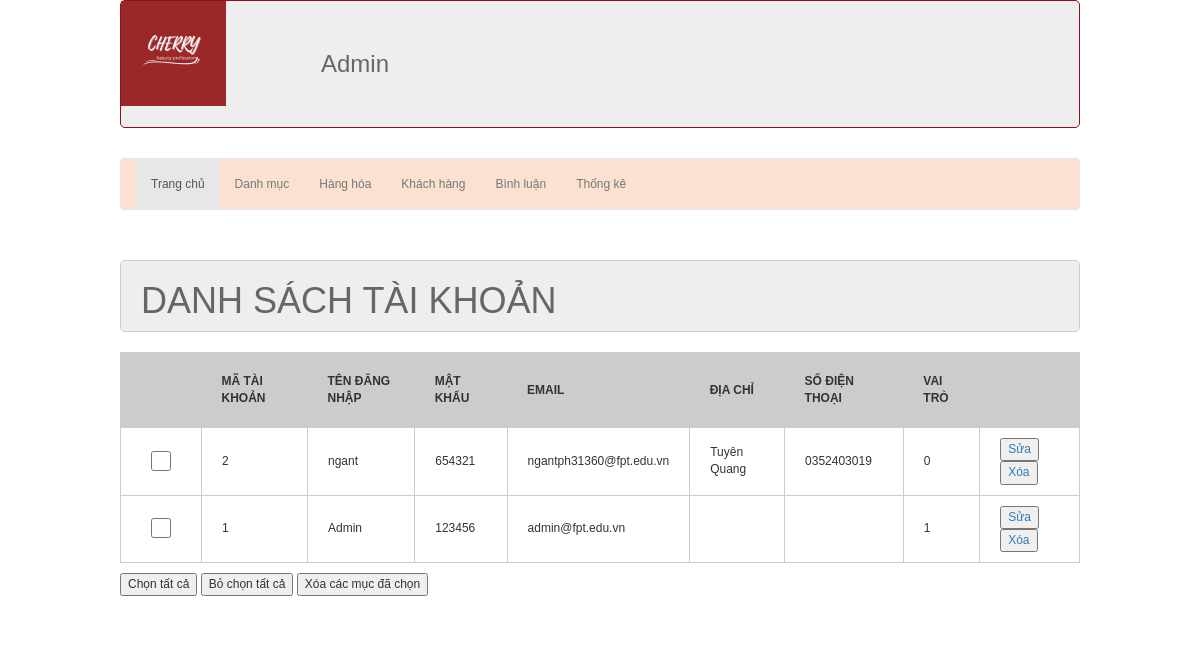
The app's page /admin/index.php?act=dskh with its own data.
### tables this page shows
CREATE TABLE `tai_khoan` (
  `id` int(11) NOT NULL COMMENT 'mã đăng nhập',
  `mat_khau` varchar(50) NOT NULL COMMENT 'mật khẩu',
  `user` varchar(50) NOT NULL COMMENT 'họ tên',
  `email` varchar(50) NOT NULL COMMENT 'địa chỉ email',
  `address` varchar(255) DEFAULT NULL,
  `tel` varchar(20) DEFAULT NULL,
  `vai_tro` tinyint(4) NOT NULL DEFAULT 0 COMMENT 'vai trò, true là nhân viên'
);

### model/pdo.php (called while the page is built, shortened)
<?php
function pdo_get_connection(){
    $servername = "localhost";
    $username = "root";
    $password = "";
    try {
        $conn = new PDO("mysql:host=$servername;dbname=mina_shop", $username, $password);
        $conn->setAttribute(PDO::ATTR_ERRMODE, PDO::ERRMODE_EXCEPTION);
        return $conn;
    } catch(PDOException $e) {
        echo "Connection failed: " . $e->getMessage();
    }
}
function pdo_query($sql){
    $sql_args=array_slice(func_get_args(),1);
    try{
        $conn=pdo_get_connection();
        $stmt=$conn->prepare($sql);
        $stmt->execute($sql_args);
        $rows=$stmt->fetchAll();
        return $rows;
    }
    catch(PDOException $e){
        throw $e;
    }
    finally{
        unset($conn);
    }
}
?>

### model/taikhoan.php (called while the page is built, shortened)
<?php
function loadall_taikhoan(){
    $sql="SELECT * FROM tai_khoan order by id desc";
        $listtaikhoan = pdo_query($sql);
        return $listtaikhoan;
}
?>

### admin/taikhoan/list.php (the view)
<main class="row">
    <div class="row frmtitle">
        <h1>DANH SÁCH TÀI KHOẢN</h1>
    </div>
    <div class="row frmcontent">
        <form action="#" method="post">
            <div class="row mb10 frmdsloai">
                <table>
                    <tr>
                        <th></th>
                        <th>MÃ TÀI KHOẢN</th>
                        <th>TÊN ĐĂNG NHẬP</th>
                        <th>MẬT KHẨU</th>
                        <th>EMAIL</th>
                        <th>ĐỊA CHỈ</th>
                        <th>SỐ ĐIỆN THOẠI</th>
                        <th>VAI TRÒ</th>
                        <th></th>
                    </tr>
                    <?php
                    foreach ($listtaikhoan as $taikhoan) {
                        extract($taikhoan);
                        $suatk="index.php?act=suatk&id=".$id;
                        $xoatk="index.php?act=xoatk&id=".$id;
                        echo '
                    <tr>
                    <td><input type="checkbox" name="" id="" /></td>
                    <td>'.$id.'</td>
                    <td>'.$user.'</td>
                    <td>'.$mat_khau.'</td>
                    <td>'.$email.'</td>
                    <td>'.$address.'</td>
                    <td>'.$tel.'</td>
                    <td>'.$vai_tro.'</td>
                    <td>
                      <a href="'.$suatk.'"><input type="button" value="Sửa" /></a>
                      <a href="'.$xoatk.'"><input type="button" value="Xóa" onclick="return confirm(\'Bạn có chắc muốn xóa người dùng này!\')"/></a>
                    </td>
                  </tr>';
                    }
                    ?>
                </table>
            </div>
            <div class="row mb10">
                <input type="button" value="Chọn tất cả" />
                <input type="button" value="Bỏ chọn tất cả" />
                <input type="button" value="Xóa các mục đã chọn" />
            </div>
        </form>
    </div>
</main>
</div>

### css/style.css (style rules this page uses)
* { box-sizing: border-box; font-family: sans-serif; font-size: 1vw; }
.row { float: left; width: 100%; margin-left: 0; }
.mb10 { margin-bottom: 10px; }
.frmtitle { background-color: #eee; border: 1px #ccc solid; color: #666; border-radius: 5px; padding: 0px 20px; }
.frmcontent { padding: 20px 0px; }
.frmdsloai table { width: 100%; border-collapse: collapse; border: 1px #ccc solid; }
.frmdsloai table th { padding: 20px; background-color: #ccc; }
.frmdsloai table td { padding: 10px 20px; border: 1px #ccc solid; }
.frmdsloai table td input[type="checkbox"] { width: 40px; height: 20px; border-radius: 5px; }

### records on screen
tai_khoan: id "2", user "ngant", mat_khau "654321", email "ngantph31360@fpt.edu.vn", address "Tuyên Quang", tel "0352403019", vai_tro "0"
tai_khoan: id "1", user "Admin", mat_khau "123456", email "admin@fpt.edu.vn", vai_tro "1"
